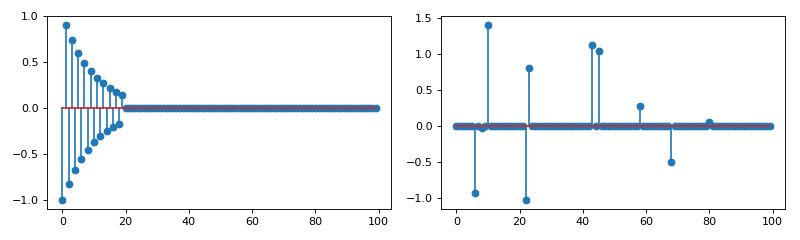

Generate this figure with Python:
import matplotlib.pyplot as plt
from tick.simulation import weights_sparse_exp, weights_sparse_gauss

n_features = 100
weights1 = weights_sparse_exp(n_features, nnz=20)
weights2 = weights_sparse_gauss(n_features, nnz=10)

plt.figure(figsize=(10, 3))
plt.subplot(1, 2, 1)
plt.stem(weights1)
plt.subplot(1, 2, 2)
plt.stem(weights2)

plt.tight_layout()
plt.show()
